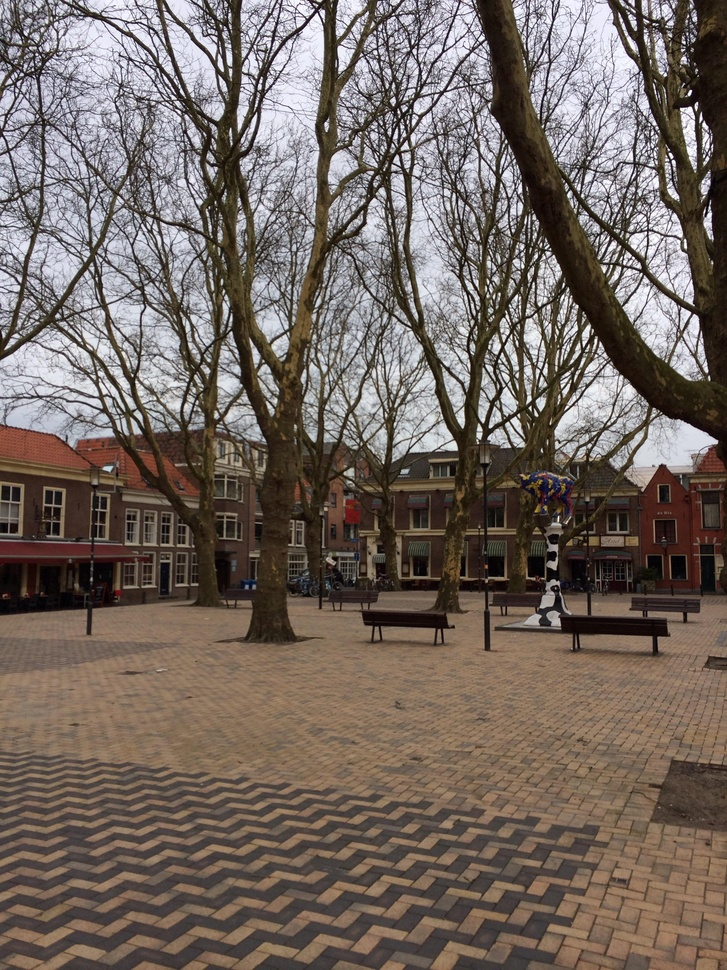
#> input picture tagged-images/beestenmarkt.jpg, 727 x 970 px, shrunk from 2448 x 3264 before the run
$ python -i harris.py   (imports and definitions only)
#> lines starting #> are read from the running program, lines starting #| are printed output that depends on the picture
from scipy.ndimage import filters
import numpy as np
import matplotlib.pyplot as plt
import matplotlib.cm as cm

def compute_harris_response(im,sigma=3):
    """ Compute the Harris corner detector response function
    for each pixel in a graylevel image. """
      # derivatives
    imx = np.zeros(im.shape)
    filters.gaussian_filter(im, (sigma,sigma), (0,1), imx)
    imy = np.zeros(im.shape)
    filters.gaussian_filter(im, (sigma,sigma), (1,0), imy)
      # compute components of the Harris matrix
    Wxx = filters.gaussian_filter(imx*imx,sigma)
    Wxy = filters.gaussian_filter(imx*imy,sigma)
    Wyy = filters.gaussian_filter(imy*imy,sigma)
      # determinant and trace
    Wdet = Wxx*Wyy - Wxy**2
    Wtr = Wxx + Wyy
    return Wdet / Wtr

# [57 lines left out: functions get_harris_points, plot_harris_points, get_descriptors, match, not called in this run]

>>> import cv2
>>> picture = cv2.imread('tagged-images/beestenmarkt.jpg', cv2.IMREAD_GRAYSCALE)
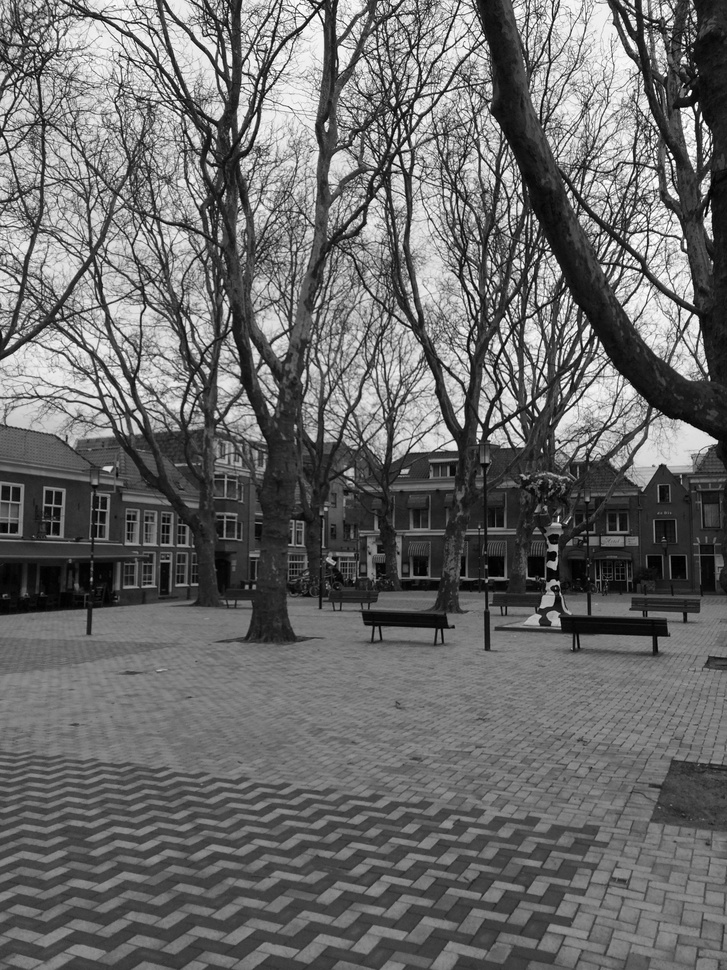
#> picture: shape (970, 727); min 0, max 255, mean 105.8
>>> result = compute_harris_response(picture)
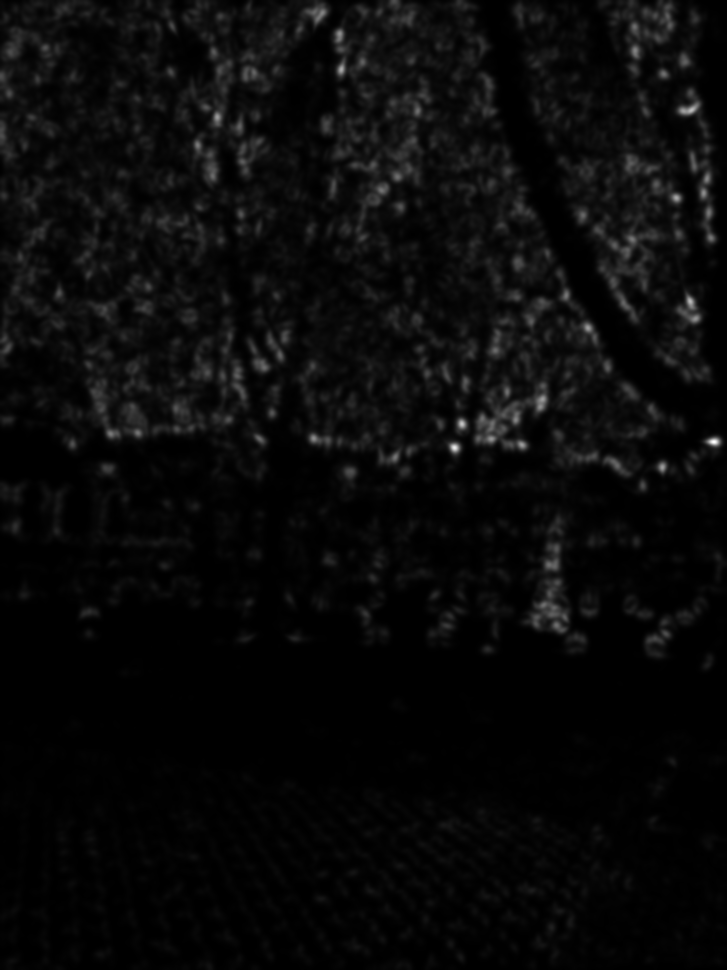
#> result: shape (970, 727) float64; min 0.00106, max 71.24, mean 2.7; drawn with min black and max white

$ run again, on tagged-images/gracht.jpg
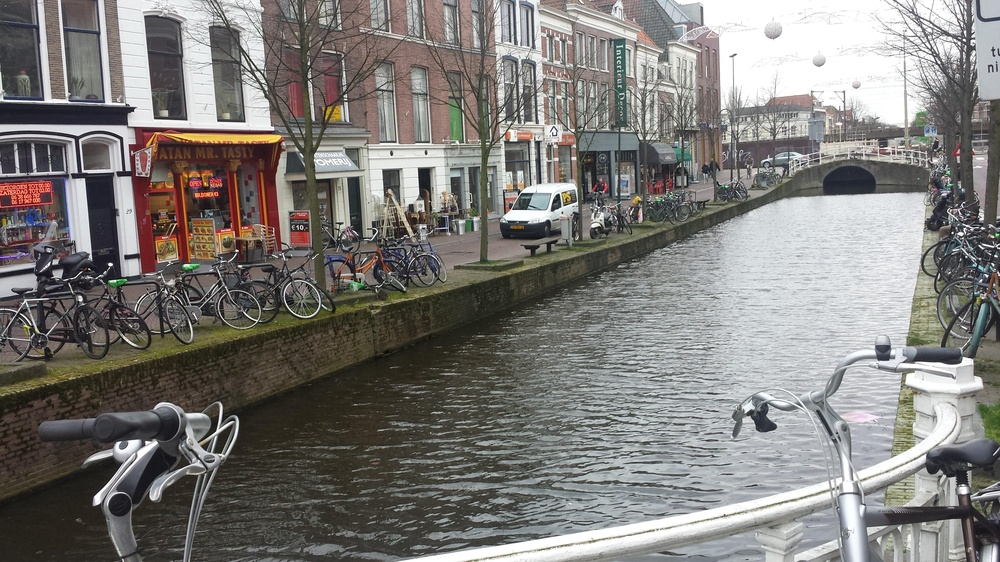
#> input picture tagged-images/gracht.jpg, 1000 x 562 px, shrunk from 4128 x 2322 before the run
#> `picture = cv2.imread('tagged-images/beestenmarkt.jpg', cv2.IMREAD_GRAY..`:
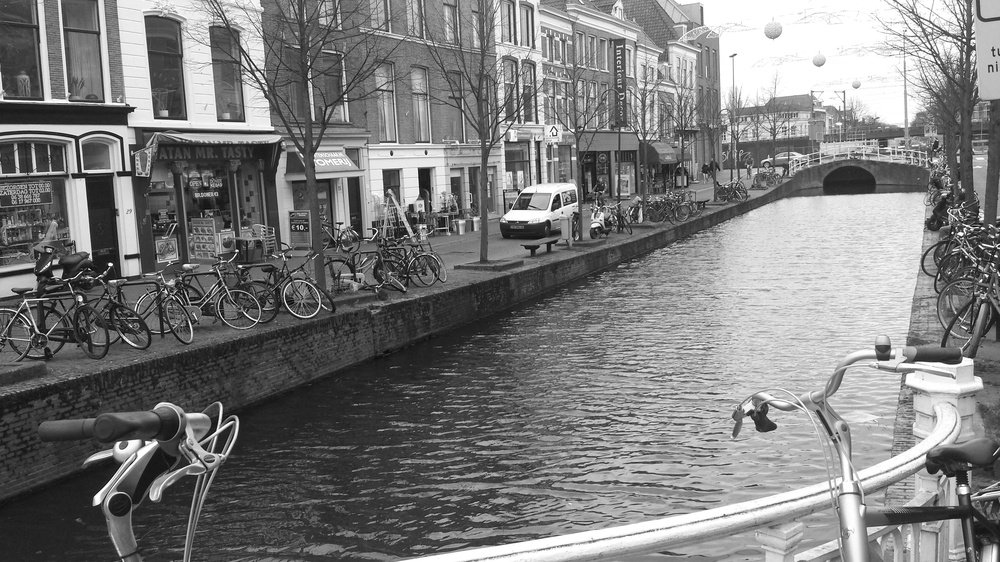
#> picture: shape (562, 1000); min 0, max 255, mean 124.3
#> `result = compute_harris_response(picture)`:
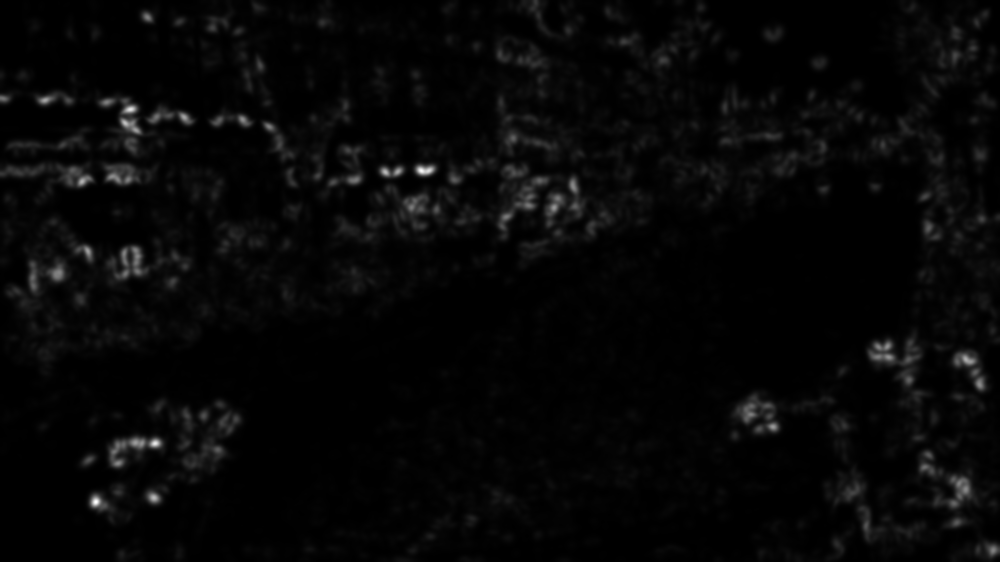
#> result: shape (562, 1000) float64; min 7.7e-10, max 69.53, mean 1.9; drawn with min black and max white

$ run again, on tagged-images/markt.jpg
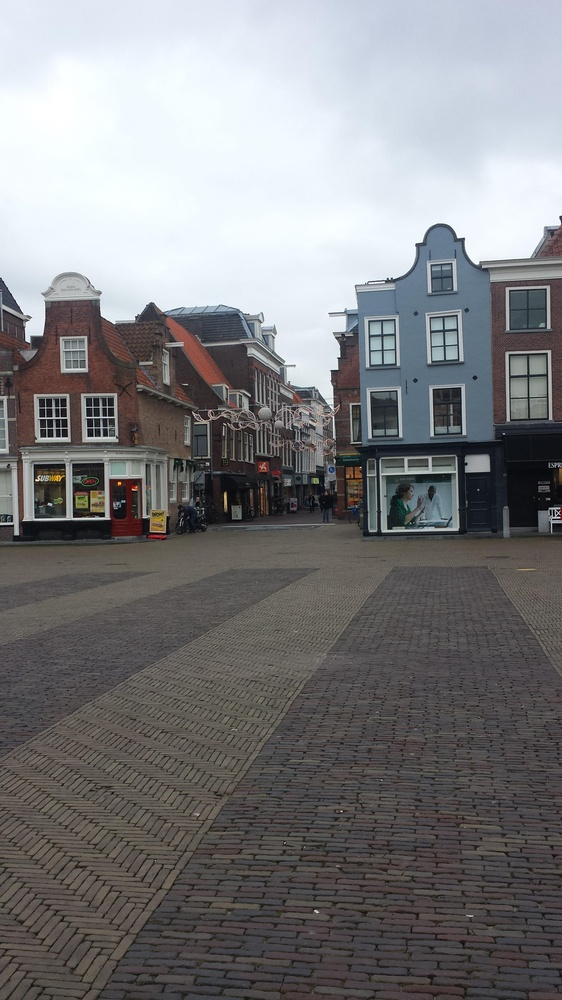
#> input picture tagged-images/markt.jpg, 562 x 1000 px, shrunk from 2322 x 4128 before the run
#> `result = compute_harris_response(picture)`:
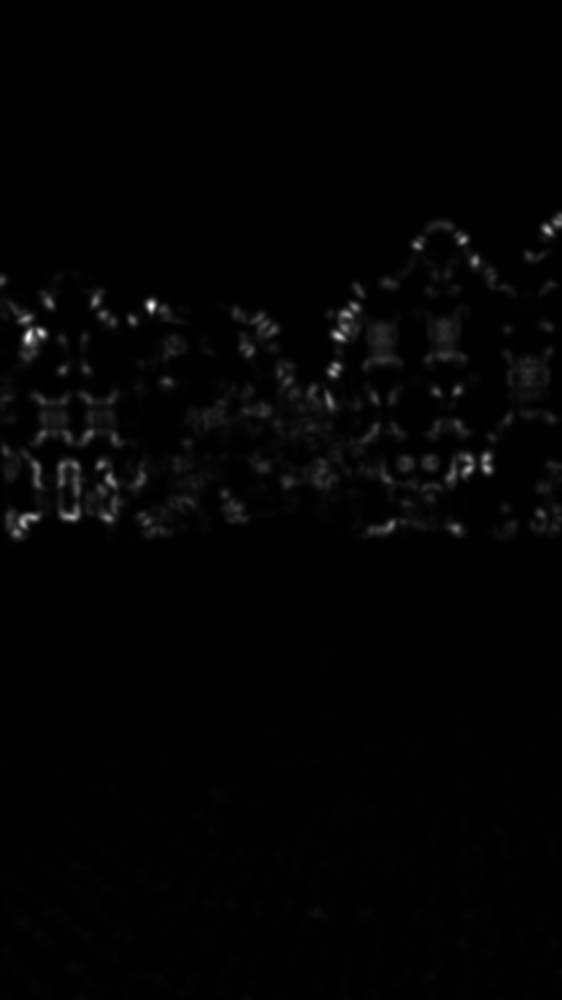
#> result: shape (1000, 562) float64; min 4.98e-11, max 49.21, mean 0.6; drawn with min black and max white
